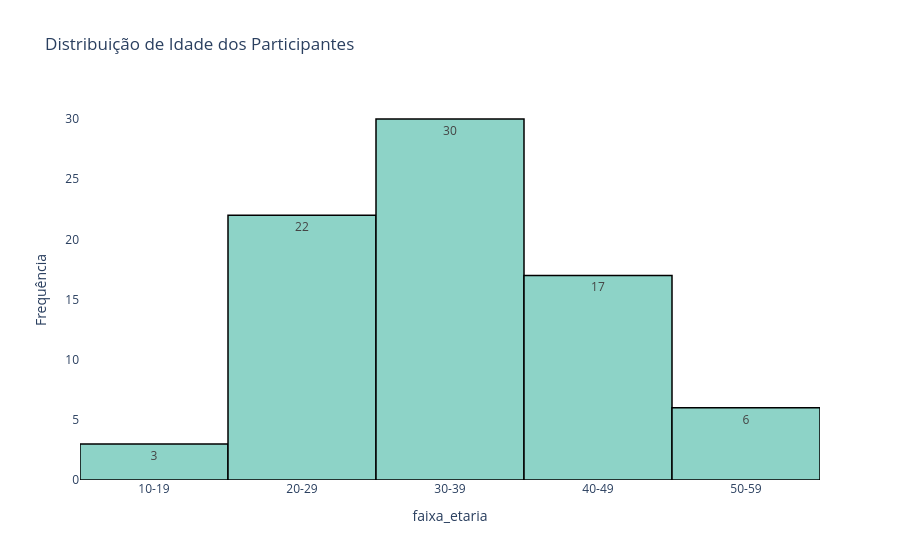

Notebook code for this chart:
### Code cell
fig = px.histogram(
    distribuicao_por_faixa_etaria,
    x='faixa_etaria',
    title='Distribuição de Idade dos Participantes',
    labels=labels,
    color_discrete_sequence=px.colors.qualitative.Set3,
    nbins=len(labels),
    category_orders={'faixa_etaria': labels},
    text_auto = True
)

fig.update_layout(
    yaxis_title='Frequência',
    bargap=0,
    plot_bgcolor='white',
)
fig.update_traces(
    marker_line_width=1.5,
    marker_line_color='black'
)



fig.show()

### Figure 1 — Plotly figure (JSON) as saved in the notebook; plotly's stock layout.template omitted (floating-point values rounded to 4 significant figures)
{"data": [{"bingroup": "x", "hovertemplate": "faixa_etaria=%{x}<br>count=%{y}<extra></extra>", "legendgroup": "", "marker": {"color": "rgb(141,211,199)", "line": {"color": "black", "width": 1.5}, "pattern": {"shape": ""}}, "name": "", "nbinsx": 5, "orientation": "v", "showlegend": false, "texttemplate": "%{value}", "type": "histogram", "x": ["20-29", "20-29", "40-49", "30-39", "30-39", "30-39", "40-49", "20-29", "40-49", "30-39", "50-59", "20-29", "40-49", "50-59", "50-59", "20-29", "30-39", "30-39", "40-49", "40-49", "20-29", "40-49", "50-59", "20-29", "20-29", "40-49", "30-39", "30-39", "40-49", "30-39", "30-39", "20-29", "40-49", "30-39", "30-39", "20-29", "20-29", "50-59", "20-29", "30-39", "10-19", "30-39", "30-39", "30-39", "40-49", "30-39", "30-39", "30-39", "20-29", "20-29", "30-39", "30-39", "30-39", "30-39", "40-49", "30-39", "30-39", "40-49", "40-49", "40-49", "40-49", "20-29", "30-39", "20-29", "20-29", "20-29", "50-59", "30-39", "10-19", "10-19", "20-29", "30-39", "20-29", "20-29", "30-39", "20-29", "40-49", "30-39"], "xaxis": "x", "yaxis": "y"}], "layout": {"bargap": 0, "barmode": "relative", "legend": {"tracegroupgap": 0}, "plot_bgcolor": "white", "title": {"text": "Distribuição de Idade dos Participantes"}, "xaxis": {"anchor": "y", "categoryarray": ["10-19", "20-29", "30-39", "40-49", "50-59"], "categoryorder": "array", "domain": [0, 1], "title": {"text": "faixa_etaria"}}, "yaxis": {"anchor": "x", "domain": [0, 1], "title": {"text": "Frequência"}}}}
